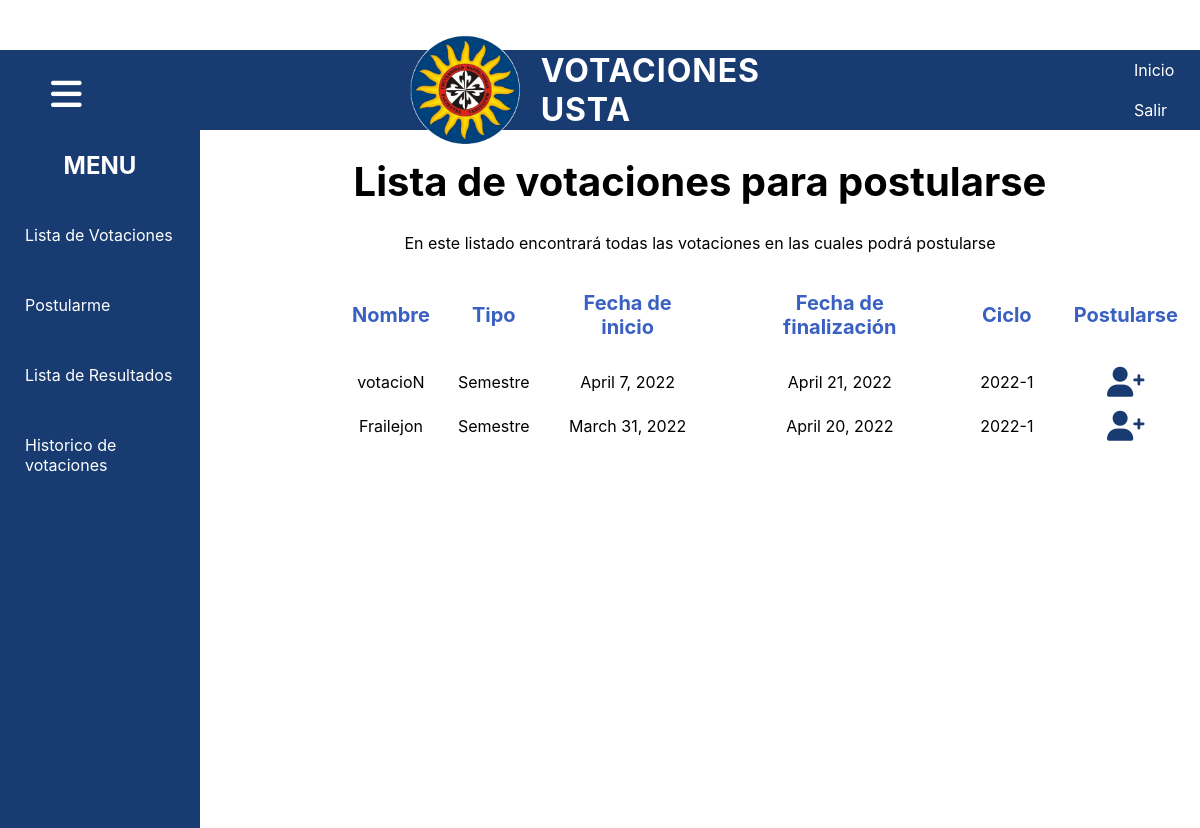
The app's page /postularme/ (signed in) with its own data.
### app/models.py (models this page shows, shortened)
class Votacion (models.Model):
    nombre= models.CharField(max_length=45, null=False)
    tipo= models.ForeignKey(
        TipoVotacion,
        related_name='tipos_votaciones',
        on_delete=models.PROTECT
    )
    estado= models.ForeignKey(
        EstadoVotacion,
        related_name='estado_votaciones',
        on_delete=models.PROTECT
    )
    facultad= models.ForeignKey(
        Facultad,
        related_name='facultad_votaciones',
        null=False,
        on_delete=models.PROTECT
    )
    fechaInicio=models.DateField(auto_now=False, auto_now_add=False, null=True)
    fechaFinal=models.DateField(auto_now=False, auto_now_add=False,null=True)
    class Meta:
        app_label= 'app'

### app/views.py (the view)
# urls.py: path('postularme/',views.postularme, name='postularme'),
@login_required
def postularme(request):
        id_usuario=request.user.id
        facultad_estudiante=Estudiante.objects.get(user_id=id_usuario)
        votacion=Votacion.objects.filter(Q(facultad_id=facultad_estudiante.facultad_id) & Q(estado_id=1))
        contexto={
            'votaciones':votacion,
        }
        return render (request, 'app/postularme.html',contexto)

### app/templates/app/postularme.html (shortened to what this page needs)
{% extends "app/headerEstudiante.html" %}
{% load static %}
{% block css%}
<link rel="stylesheet" href="{% static 'app/css/listaVotaciones.css' %}" />
{% endblock%}
{% block contenido%}
        <div class="contenido">
             <h1>Lista de votaciones para postularse</h1>
             <p>En este listado encontrará todas las votaciones en las cuales podrá postularse</p>
             <div class="tabla">
                <table>
                    <tr class="TitulosTabla">
                        <td>Nombre</td>
                        <td>Tipo</td>
                        <td>Fecha de inicio</td>
                        <td>Fecha de finalización</td>
                        <td>Ciclo</td>
                        <td>Postularse</td>
                    </tr>
                    {%for v  in votaciones %}
                    <tr class="ContenidoTabla">
                        <td>{{v.nombre}}</td>
                        {%if v.tipo_id is 1%}
                        <td>Semestre</td>
                        {%else%}
                        <td>Facultad</td>
                        {%endif%}
                        <td>{{v.fechaInicio}}</td>
                        <td>{{v.fechaFinal}}</td>
                        <td>2022-1</td>
                        <td>
                            <form action="{% url 'app:postulacion' v.id %}">
                                <button class="ojo">
                                    <i class="fa-solid fa-user-plus"></i>
                                </button>
                            </form>
                        </td>
                    </tr>
                    {%endfor%}
                </table>
             </div>
        </div>
    </div>
{% endblock%}

### app/static/app/css/headerEstudiante.css (style rules this page uses)
body { font-family: -apple-system, BlinkMacSystemFont, 'Segoe UI', Roboto, Oxygen, Ubuntu, Cantarell, 'Open Sans', 'Helvetica Neue', sans-serif, Arial, Helvetica, sans-serif; margin: 0; }
.contenedor i { color: #ffffff; margin-left: 128px; size: 300px; }

### app/static/app/css/listaVotaciones.css (style rules this page uses)
body { position: fixed; }
.contenido h1 { text-align: center; font-size: 40px; }
.contenido p { text-align: center; }
.contenido table { text-align: center; margin-left: 130px; margin-top: -10px; }
.TitulosTabla { text-align: center; padding: 60px; }
.TitulosTabla td { padding: 20px; padding-top: 30px; font-weight: bold; font-size: 20px; color: #3A60C2; }
.ContenidoTabla td { padding: 5px; }
.contenido td button i { color: #183B71; margin: auto; font-size: 30px; }
.contenido button { border: none; background: transparent; cursor: pointer; }
.contenido button i { color: #155282; font-size: 20px; margin: auto; }

### records on screen
Votacion: nombre "votacioN", shows "Semestre", fechaInicio "April 7, 2022", fechaFinal "April 21, 2022"
Votacion: nombre "Frailejon", shows "Semestre", fechaInicio "March 31, 2022", fechaFinal "April 20, 2022"
